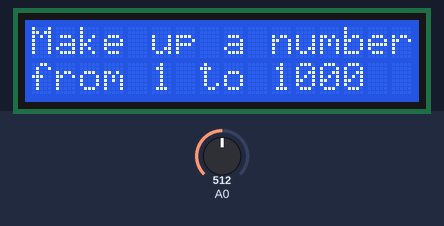
A sketch run on a simulated Arduino Uno, built with avr-gcc and run on an emulated ATmega328P. Shown: 16×2 character LCD. The inputs (shaded band) are chosen by the test bench; at power-on: A0 = 512.

Above: at 15.2 s.
15.3 s: A0 set to 743
16.8 s: A0 set to 768
At 17.5 s:
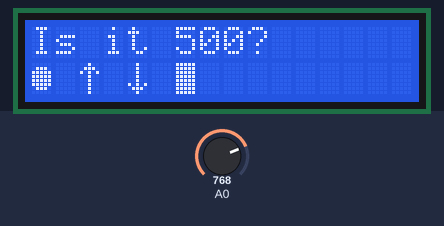
18.3 s: A0 set to 716
At 19.5 s:
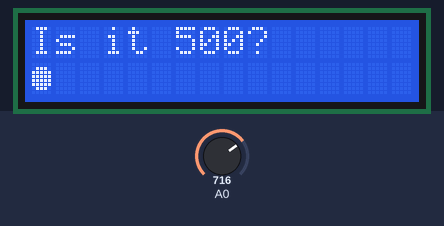
19.8 s: A0 set to 900
At 21.0 s:
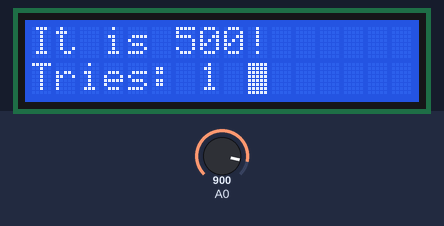
Timing chart, 0 to 22.3 s (numbered marks = the images above; inputs shaded):
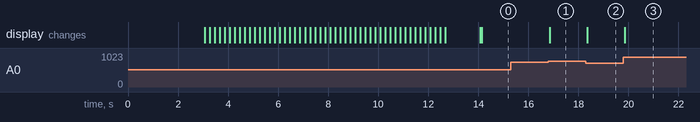

The sketch:

GuessTheNumber.ino
```cpp
#include <LiquidCrystal.h>
#include "../../../LCDKeypad.h"

#define MINVAL 1
#define MAXVAL 1000

LCDKeypad lcd;

byte c_up[8] = {
  B00100,
  B01110,
  B10101,
  B00100,
  B00100,
  B00100,
  B00100,
  B00100,
};

byte c_down[8] = {
  B00100,
  B00100,
  B00100,
  B00100,
  B00100,
  B10101,
  B01110,
  B00100,
};

byte c_select[8] = {
  B00000,
  B01110,
  B11111,
  B11111,
  B11111,
  B11111,
  B01110,
  B00000,
};

void setup()
{
  int i,k;

  lcd.createChar(1,c_select);
  lcd.createChar(2,c_up);
  lcd.createChar(3,c_down);
  lcd.begin(16, 2);
  lcd.clear();
  lcd.print("     Guess");
  lcd.setCursor(0,1);
  lcd.print("   The Number");
  delay(3000);
  for (k=0;k<3;k++)
  {
    lcd.scrollDisplayLeft();
    delay(200);
  }
  for (i=0;i<3;i++)
  {
    for (k=0;k<6;k++)
    {
      lcd.scrollDisplayRight();
      delay(200);
    }
    for (k=0;k<6;k++)
    {
      lcd.scrollDisplayLeft();
      delay(200);
    }
  }
  for (k=0;k<16;k++)
  {
    lcd.scrollDisplayLeft();
    delay(200);
  }
}

void loop()
{
  int bottom=MINVAL, top=MAXVAL;
  int trynumber=0;
  int guess, buttonPressed;

  lcd.clear();
  lcd.print("Make up a number");
  lcd.setCursor(0,1);
  lcd.print("from ");
  lcd.print(MINVAL,DEC);
  lcd.print(" to ");
  lcd.print(MAXVAL,DEC);
  lcd.print(" ");
  waitButton();
  waitReleaseButton();
  do
  {
    lcd.clear();
    guess=bottom+(top-bottom)/2;
    trynumber++;

    lcd.print("Is it ");
    lcd.print(guess,DEC);
    lcd.print("?");
    lcd.setCursor(0,1);
    lcd.write(1);
    lcd.write(' ');
    lcd.write(2);
    lcd.write(' ');
    lcd.write(3);
    lcd.write(' ');
    do
    {
      buttonPressed=waitButton();
    }
    while(!(buttonPressed==KEYPAD_SELECT || buttonPressed==KEYPAD_UP || buttonPressed==KEYPAD_DOWN));
    lcd.setCursor(0,1);
    lcd.write(buttonPressed==KEYPAD_SELECT?1:' ');
    lcd.write(' ');
    lcd.write(buttonPressed==KEYPAD_UP?2:' ');
    lcd.write(' ');
    lcd.write(buttonPressed==KEYPAD_DOWN?3:' ');
    delay(100);
    waitReleaseButton();
    if (buttonPressed==KEYPAD_UP)
    {
      bottom=constrain(guess+1,MINVAL,top);
    }
    else if (buttonPressed==KEYPAD_DOWN)
    {
      top=constrain(guess-1,bottom,MAXVAL);
    }
  }
  while (buttonPressed!=KEYPAD_SELECT && top!=bottom);
  lcd.clear();
  if (top==bottom)
  {
    lcd.print("It must be ");
    guess=top;
  }
  else
  {
    lcd.print("It is ");
  }
  lcd.print(guess,DEC);
  lcd.print("!");
  lcd.setCursor(0,1);
  lcd.print("Tries: ");
  lcd.print(trynumber,DEC);
  lcd.print(" ");
  waitButton();
  waitReleaseButton();
}

int waitButton()
{
  int buttonPressed;
  waitReleaseButton;
  lcd.blink();
  while((buttonPressed=lcd.button())==KEYPAD_NONE)
  {
  }
  delay(50);
  lcd.noBlink();
  return buttonPressed;
}

void waitReleaseButton()
{
  delay(50);
  while(lcd.button()!=KEYPAD_NONE)
  {
  }
  delay(50);
}
```

Measured:
- the behaviour switches between 759 and 760 on A0 (found by bisection; images 0 and 1)
- after the input at 15.3 s, every drawn part: stays the same
- after the input at 16.8 s, the display: changes after 0.06 s (image 1)
- after the input at 18.3 s, the display: changes after 0.05 s (image 2)
- after the input at 19.8 s, the display: changes after 0.06 s (image 3)
